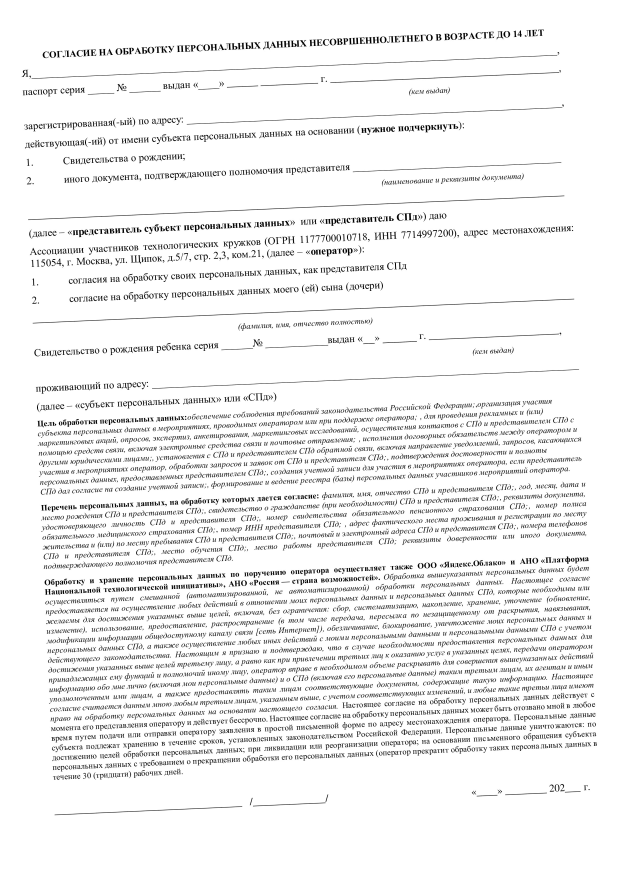
#> input picture im1.png, 2480 x 3508 px (shown at 1/4 size)
$ jupyter execute --allow-errors Untitled1.ipynb
#> lines starting #> are read from the running program, lines starting #| are printed output that depends on the picture; after the words box and inside, x2 and y2 are one past the last pixel; in counts of white or black regions, pixels touching at a corner belong together; long printed decimals are rounded
[cell 1]
import cv2, math
import numpy as np

[cell 2]
# [54 lines left out: function decode, not called in this run]

#> (a cell that did not finish here is left out)

[cell 4]
frame = cv2.imread('im1.png')
#> frame is the input picture: shape (3508, 2480, 3); min 0, max 255, mean 239.8

height_ = frame.shape[0]
#> height_ = 3508
width_ = frame.shape[1]
#> width_ = 2480
rW = width_ / float(320)
#> rW = 7.75
rH = height_ / float(320)
#> rH = 10.96
blob = cv2.dnn.blobFromImage(frame, 1.0, (320, 320), (123.68, 116.78, 103.94), True, False)

[cell 5]
outputLayers = []
outputLayers.append("feature_fusion/Conv_7/Sigmoid")
outputLayers.append("feature_fusion/concat_3")

#> (a cell that did not finish here is left out)

#> (a cell that did not finish here is left out)

#> (a cell that did not finish here is left out)

#> (a cell that did not finish here is left out)

[cell 10]
cv2.imwrite('processed.png', frame)
#> Out = True

[cell 11]
img = cv2.imread('im1.png')
orig = img.copy()
output = img.copy()
img = 255-img
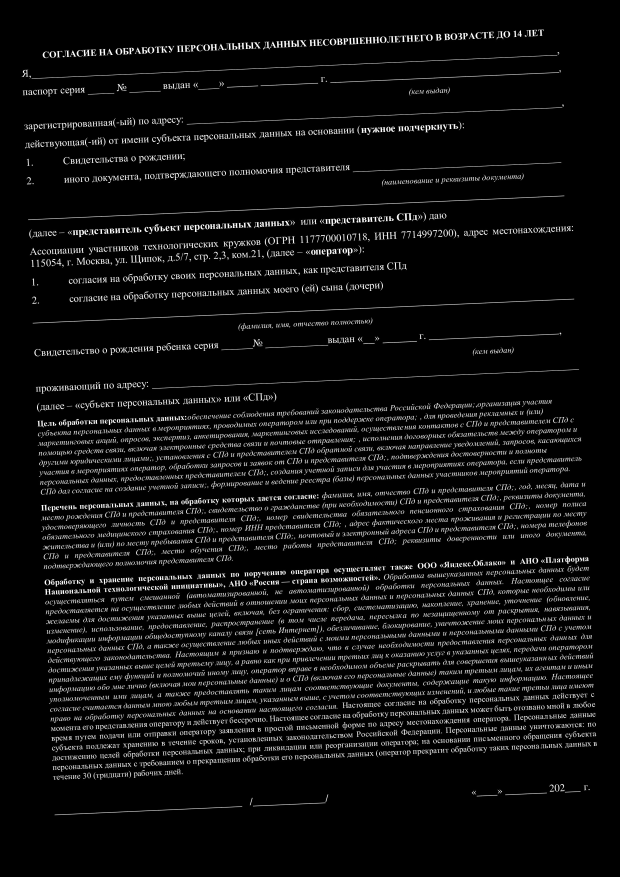
#> img: shape (3508, 2480, 3) (shown at 1/4 size); min 0, max 255, mean 15.2
img = cv2.cvtColor(img, cv2.COLOR_BGR2GRAY)
#> img: shape (3508, 2480)

kernel = np.ones((15,15),np.uint8)
dilation = cv2.dilate(img,kernel,iterations = 5)
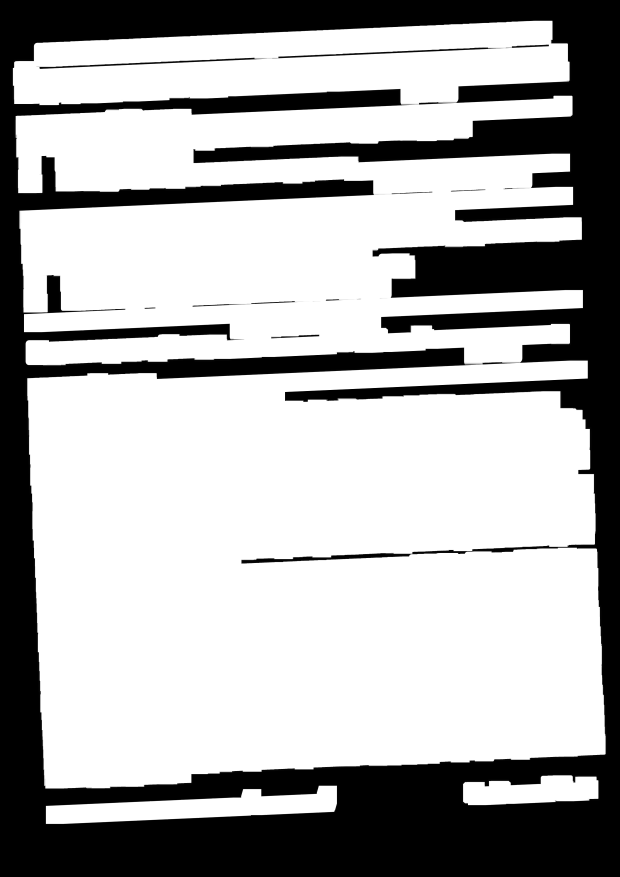
#> dilation: shape (3508, 2480) (shown at 1/4 size); min 0, max 255, mean 173.7
dilation = 255 - dilation
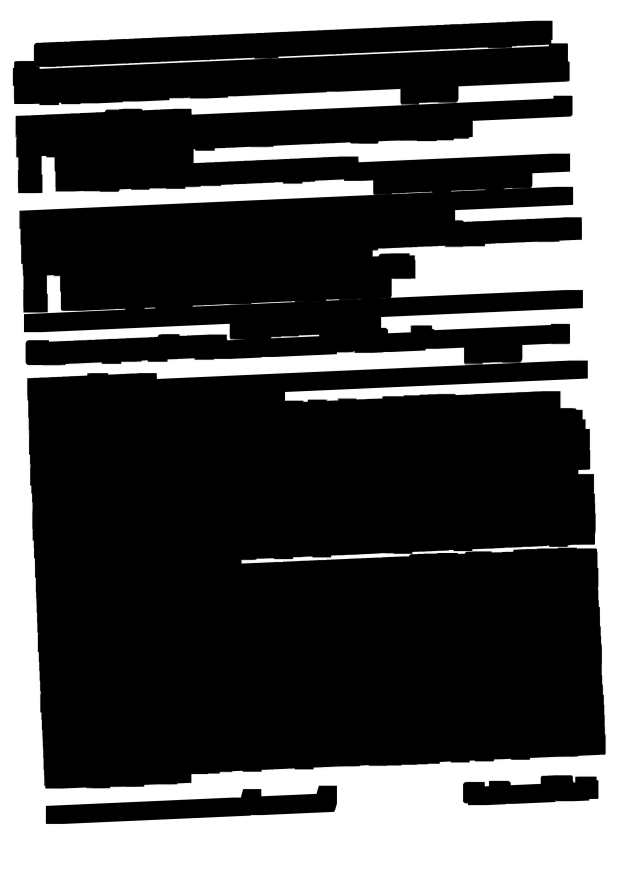
#> dilation: shape (3508, 2480) (shown at 1/4 size); min 0, max 255, mean 81.3
contours, hierarchy = cv2.findContours(dilation, cv2.RETR_TREE, cv2.CHAIN_APPROX_NONE)
#> contours = 12 contours; largest, box (x1, y1, x2, y2) and area: (0, 0, 2480, 3508) 8693853, (111, 1442, 2423, 3155) 3512681, (62, 382, 2328, 1460) 1708908, (54, 83, 2279, 421) 552707, (185, 3143, 1348, 3296) 90470
angles = []
for cnt in contours:
    rect = cv2.minAreaRect(cnt)
    box = cv2.boxPoints(rect)
    box = np.int0(box)
    angle = rect[2]
    if angle > -75 and angle < 75:
        angles.append(angle)
        output = cv2.drawContours(output,[box],0,(0,0,255),2)
#> this loop made 12 passes
#> (rect, box, angle) on passes 1 to 6: (((1239.5, 1753.5), (3507, 2479), -90), [[2479, 3507], [0, 3507], [0, 0], [2479, 0]], -90), (((766, 3218.8), (1167.5, 107.1), -2.55), [[185, 3298], [180, 3191], [1346, 3139], [1351, 3246]], -2.55), (((2122.3, 3158.4), (544.2, 107), -2.55), [[1852, 3223], [1848, 3117], [2391, 3092], [2396, 3199]], -2.55), (((1264.5, 2283.5), (2255.6, 1661), -2.58), [[175, 3163], [100, 1504], [2353, 1403], [2428, 3062]], -2.58), (((1201.8, 943.7), (2253, 1059.6), -1.79), [[92, 1508], [59, 449], [2311, 379], [2344, 1438]], -1.79), (((1181.1, 1345), (194.2, 8.7), -2.54), [[1084, 1353], [1083, 1344], [1277, 1336], [1278, 1345]], -2.54)
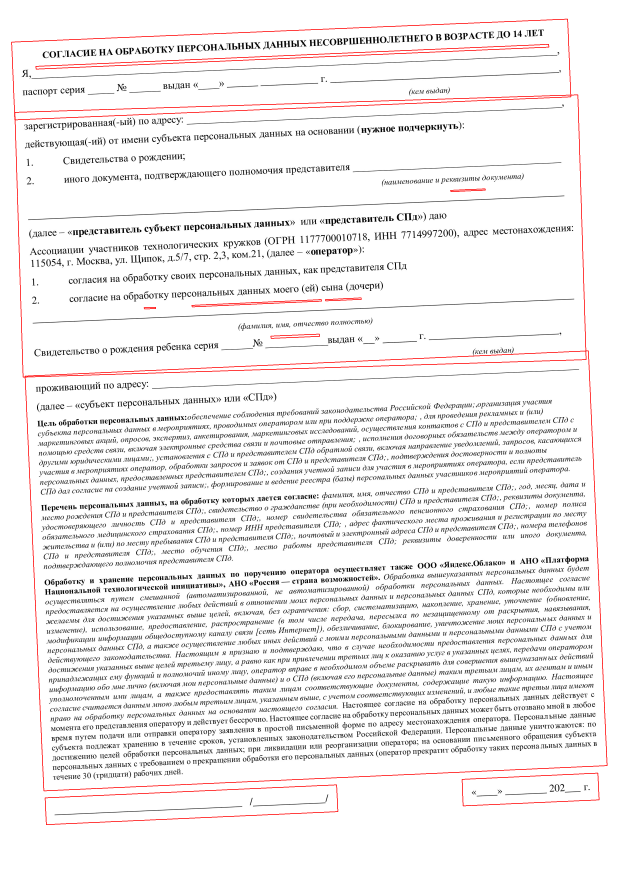
#> output: shape (3508, 2480, 3) (shown at 1/4 size); mean B, G, R 237.2, 237.2, 239.8
#> after the loop, angles = [-2.55, -2.55, -2.58, -1.79, -2.54, -1.27, -2.55, -2.49, -2.49, -2.37, -2.45]
cv2.imwrite('dilated.png', dilation)
cv2.imwrite('out.png', output)
angles = np.array(angles)
angle = angles.mean()
#> angle = -2.33

rows,cols = orig.shape[0], orig.shape[1]
#> rows = 3508; cols = 2480
M = cv2.getRotationMatrix2D((cols/2,rows/2),angle,1)
#> M = [[0.999, -0.0407, 72.37], [0.0407, 0.999, -48.98]]
dst = cv2.warpAffine(orig,M,(cols,rows),flags=cv2.INTER_CUBIC, borderMode=cv2.BORDER_REPLICATE)
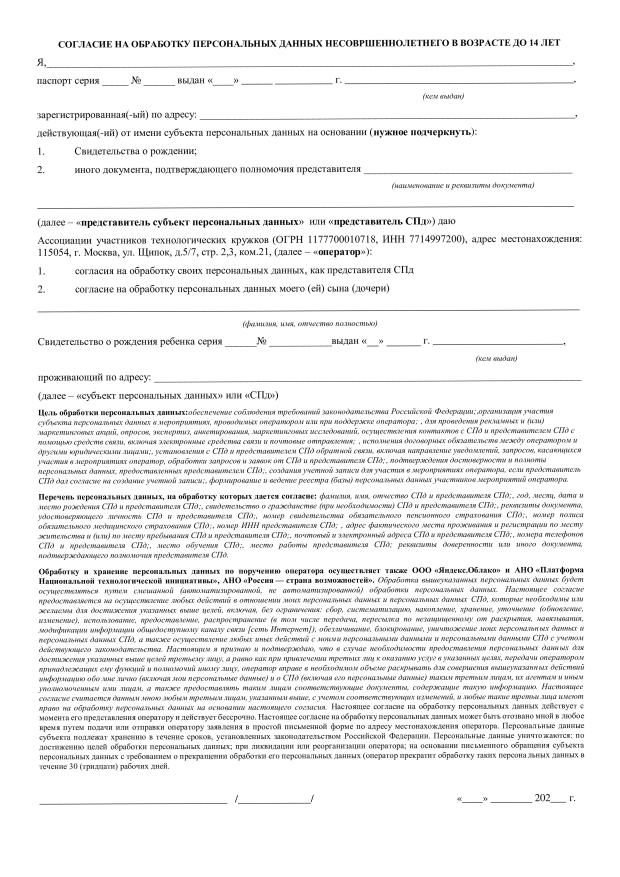
#> dst: shape (3508, 2480, 3) (shown at 1/4 size); min 0, max 255, mean 239.6
cv2.imwrite('rotated.png', dst)
print(angles.mean())
#| -2.331

$ run again, with im12.png copied over im1.png
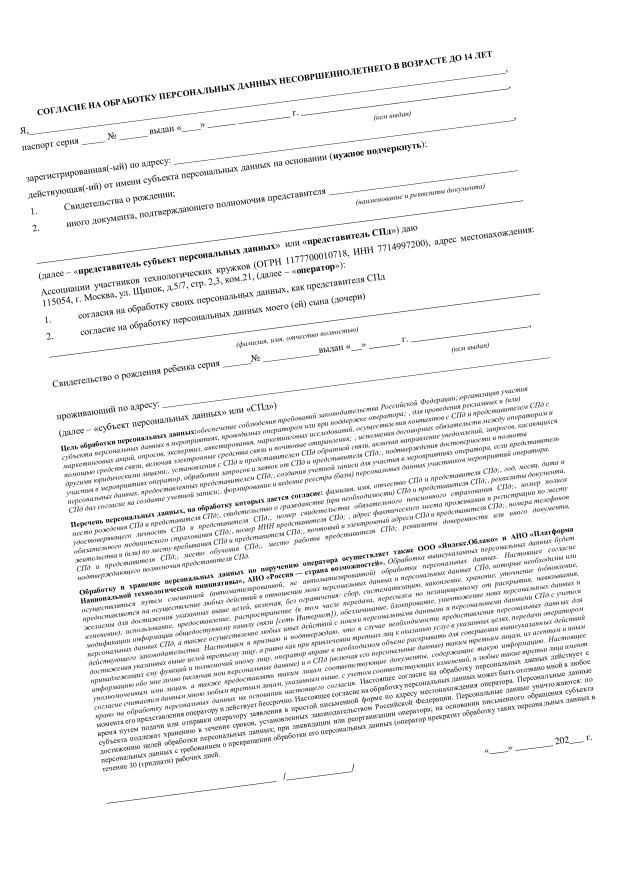
#> input picture im12.png, 2480 x 3508 px (shown at 1/4 size)
#> frame is the input picture: shape (3508, 2480, 3); min 0, max 255, mean 242.2
#> Out = True
#> `dilation = 255 - dilation`:
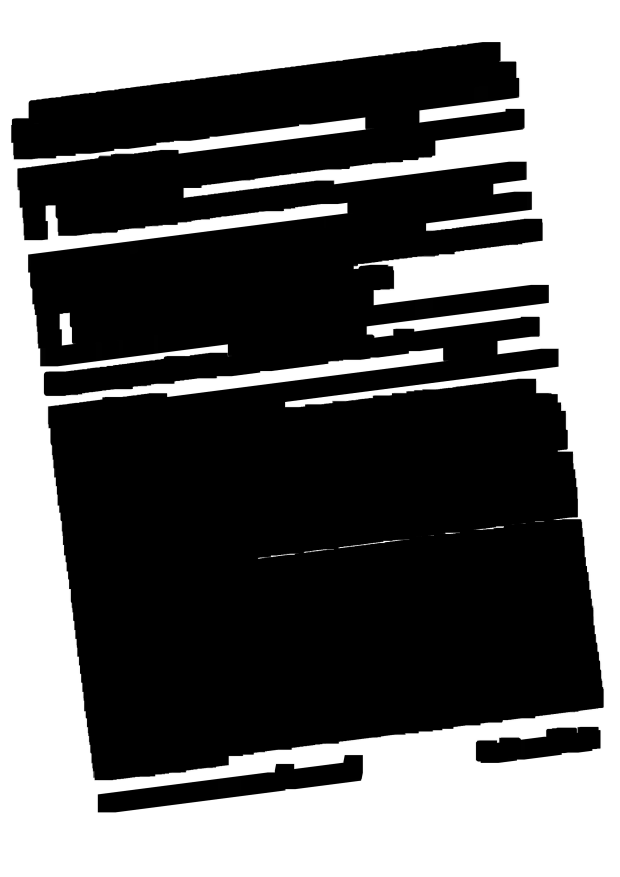
#> dilation: shape (3508, 2480) (shown at 1/4 size); min 0, max 255, mean 104.3
#> contours = 25 contours, 9 with area under 20; largest, box (x1, y1, x2, y2) and area: (0, 0, 2480, 3508) 8693853, (46, 168, 2415, 3121) 4927183, (963, 3021, 1451, 3176) 40538, (391, 3124, 874, 3250) 36476, (1729, 1140, 2189, 1263) 34564
#> the loop `for cnt in contours:` made 25 passes
#> (rect, box, angle) on passes 1 to 4: (((1239.5, 1753.5), (3507, 2479), -90), [[2479, 3507], [0, 3507], [0, 0], [2479, 0]], -90), (((632, 3186.5), (493.8, 80.74), -7.4), [[392, 3258], [381, 3178], [871, 3114], [882, 3194]], -7.4), (((1206.5, 3097.8), (502.5, 109), -7.37), [[964, 3184], [950, 3076], [1448, 3011], [1462, 3119]], -7.37), (((1993.5, 3000.5), (97, 179), -90), [[2083, 3049], [1904, 3049], [1904, 2952], [2083, 2952]], -90)
#> after the loop `for cnt in contours:`: angles = [-7.4, -7.37, -7.28, -7.31, -7.46, -6.75, -6.29, -6.74, -4.09, -6.95, -7.31]
#> `angle = angles.mean()`: angle = -6.81
#> M = [[0.993, -0.119, 216.8], [0.119, 0.993, -134.7]]
#> `dst = cv2.warpAffine(orig,M,(cols,rows),flags=cv2.INTER_CUBIC, borderM..`:
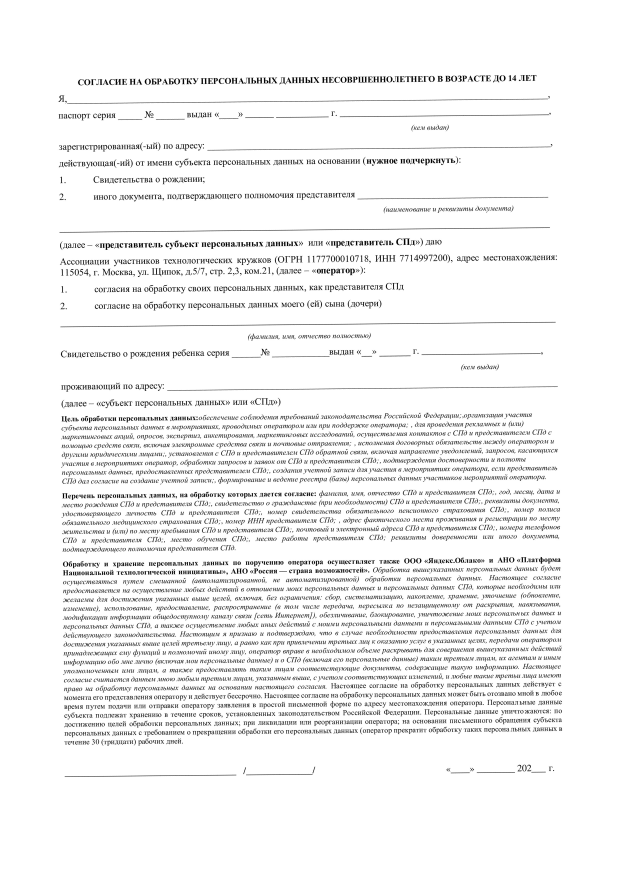
#> dst: shape (3508, 2480, 3) (shown at 1/4 size); min 0, max 255, mean 242.1
#| -6.812

$ run again, with im13.png copied over im1.png
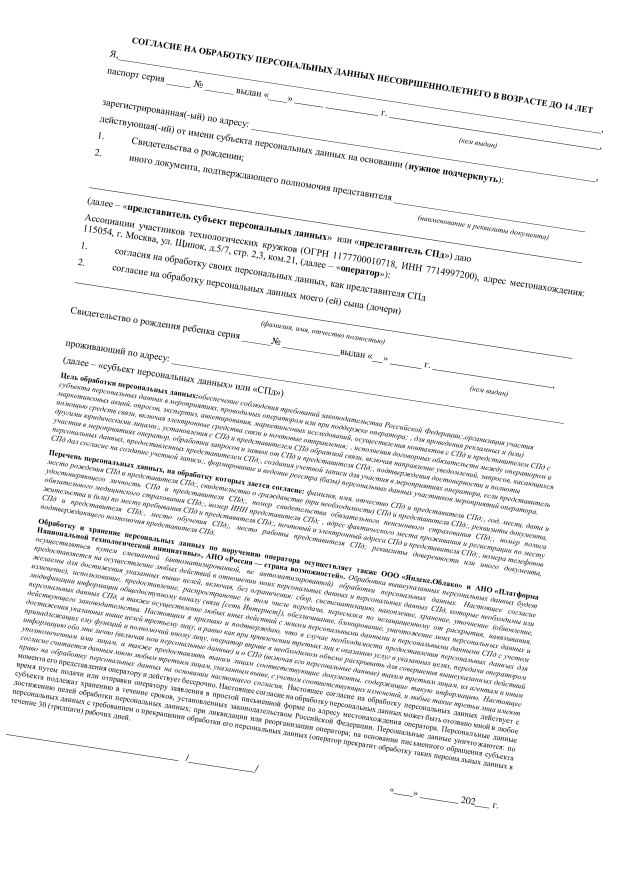
#> input picture im13.png, 2480 x 3508 px (shown at 1/4 size)
#> frame is the input picture: shape (3508, 2480, 3); min 0, max 255, mean 241.8
#> Out = True
#> `img = 255-img`:
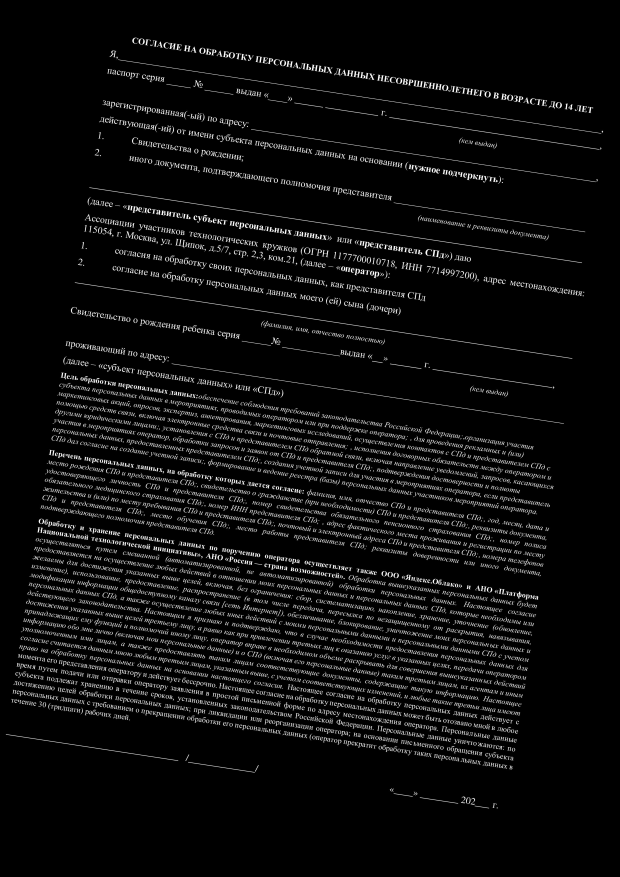
#> img: shape (3508, 2480, 3) (shown at 1/4 size); min 0, max 255, mean 13.2
#> `dilation = 255 - dilation`:
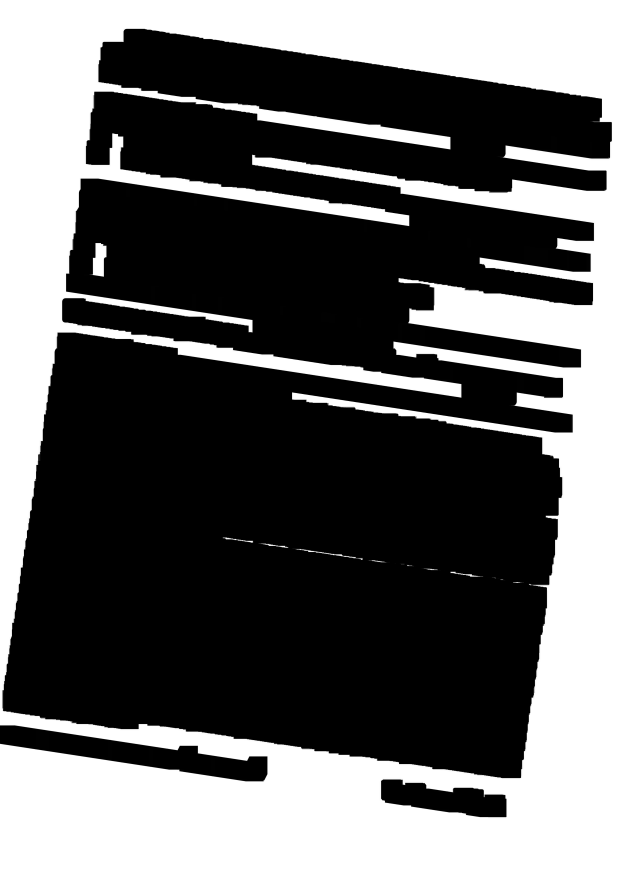
#> dilation: shape (3508, 2480) (shown at 1/4 size); min 0, max 255, mean 99.5
#> contours = 37 contours, 6 with area under 20; largest, box (x1, y1, x2, y2) and area: (0, 0, 2480, 3508) 8683215, (13, 1330, 2280, 3112) 3116000, (249, 115, 2447, 1519) 1920200, (1698, 1313, 2237, 1457) 41072, (1524, 3120, 1796, 3239) 22574
#> the loop `for cnt in contours:` made 37 passes
#> (rect, box, angle) on passes 1 to 4: (((1239.5, 1753.5), (3507, 2479), -90), [[2479, 3507], [0, 3507], [0, 0], [2479, 0]], -90), (((1911.8, 3210.5), (111.3, 240.7), -81.47), [[2022, 3283], [1784, 3247], [1801, 3137], [2039, 3173]], -81.47), (((1659.8, 3178.2), (99.06, 284.8), -81.44), [[1793, 3248], [1511, 3206], [1526, 3108], [1808, 3150]], -81.44), (((963, 3073), (94, 210), -90), [[1068, 3120], [858, 3120], [858, 3026], [1068, 3026]], -90)
#> after the loop `for cnt in contours:`: angles = []
#> `angles = np.array(angles)`: angles = empty array
#> `angle = angles.mean()`: angle = nan
#> M = [[nan, nan, nan], [nan, nan, nan]]
#> dst: shape (3508, 2480, 3); every value is 255
#| nan
